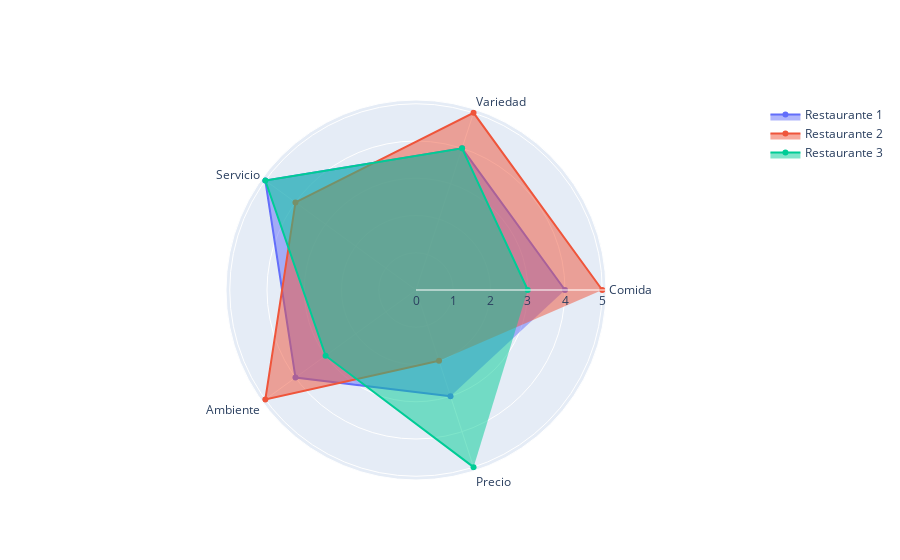

Write notebook code for a chart like this one.
### Code cell
import pandas as pd
import plotly.graph_objects as go

# Load the data
df = pd.read_csv('../../../data/restaurantes.csv')
df 

categories = df.columns.values[1:]

fig = go.Figure()

# Add traces
fig.add_trace(
    go.Scatterpolar(
        r=df.iloc[0, 1:],
        theta=categories,
        fill='toself',
        name='Restaurante 1'
    )
)

fig.add_trace(
    go.Scatterpolar(
        r=df.iloc[1, 1:],
        theta=categories,
        fill='toself',
        name='Restaurante 2'
    )
)

fig.add_trace(
    go.Scatterpolar(
        r=df.iloc[2, 1:],
        theta=categories,
        fill='toself',
        name='Restaurante 3'
    )
)

fig.show()

### Figure 1 — Plotly figure (JSON) as saved in the notebook; plotly's stock layout.template omitted (floating-point values rounded to 4 significant figures)
{"data": [{"fill": "toself", "name": "Restaurante 1", "r": [4, 4, 5, 4, 3], "theta": ["Comida", "Variedad", "Servicio", "Ambiente", "Precio"], "type": "scatterpolar"}, {"fill": "toself", "name": "Restaurante 2", "r": [5, 5, 4, 5, 2], "theta": ["Comida", "Variedad", "Servicio", "Ambiente", "Precio"], "type": "scatterpolar"}, {"fill": "toself", "name": "Restaurante 3", "r": [3, 4, 5, 3, 5], "theta": ["Comida", "Variedad", "Servicio", "Ambiente", "Precio"], "type": "scatterpolar"}], "layout": {}}
